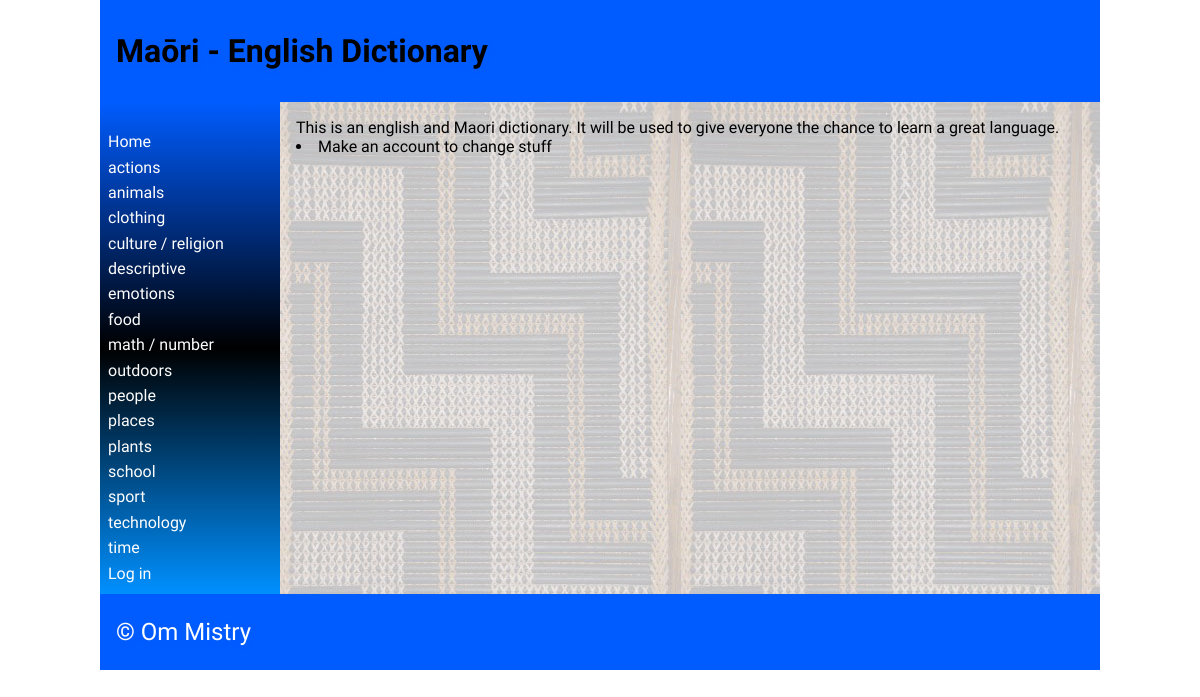
The page / on the database its author committed.
### tables this page shows
CREATE TABLE "category"
(
	id INTEGER
		constraint category_pk
			primary key autoincrement,
	category_name varchar(69) not null
);

### app.py (the view)
@app.route('/')
def render_homepage():
    print("loading home page")
    return render_template('home.html', logged_in=is_logged_in(), categories=fetch_categories())

### app.py (called while the page is built)
def create_connection(db_file):
    try:
        connection = sqlite3.connect(db_file)
        return connection
    except Error as e:
        print(e)
    return None

def fetch_categories():
    con = create_connection(DB_NAME)
    query = "SELECT id, category_name FROM category"
    cur = con.cursor()
    cur.execute(query)
    categories = cur.fetchall()
    con.close()
    return categories

def is_logged_in():
    if session.get("email") is None:
        print("not logged in")
        return False
    else:
        print("logged in")
        return True

### templates/home.html (shortened to what this page needs)
{% extends 'base.html' %}
{% block heading %}Maōri - English Dictionary{% endblock %}
{% block main %}
This is an english and Maori dictionary. It will be used to give everyone the chance to learn a great language.
{% if logged_in %}
    <li>You are logged in</li>
        <form class="dataForm" method="POST">
    <div class="form-group">
            <div class="form-label"><label for="category">Add a category:</label></div>
            <div class="form-element"><input name="category" id="category" type="category"></div>
        </div>
    <div class="form-group">
        <div class="form-element"><input type="submit"></div>
    </div>
{% else %}
    <li>Make an account to change stuff</li>
{% endif %}
{% endblock %}

### templates/base.html (shortened to what this page needs)
<!doctype html>
<html lang="en">
<head>
   <link href="{{ url_for('static', filename='css/style.css') }}" rel="stylesheet">
</head>
<body>
   <div id="container">
      <header>
         <h1>{% block heading %}{% endblock %}</h1>
      </header>
      <nav>
         <ul>
                <li><a href="\">Home</a></li>
                {% for category in categories %}
                <li><a href="/categories/{{ category[0] }}">{{category[1]}}</a></li>
                {% endfor %}
         <li>
             {% if logged_in %}<a href="/logout">Log out</a>{% else %}
             <a href="/login">Log in</a></li>{% endif %}
         </ul>
      </nav>
      <main>
            {% block main%}{% endblock %}
      </main>
      <footer>
         <p>
            &copy; Om Mistry
         </p>
      </footer>
   </div>
</body>
</html>

### static/css/style.css (style rules this page uses)
* { font-family: Comfortaa, sans-serif; margin: 0; padding: 0; box-sizing: border-box; }
#container { display: grid; grid-template-columns: 75px auto; grid-template-areas: 'nav header' 'main main' 'footer footer'; }
header { grid-area: header; background-color: #005cff; padding: 1rem; }
nav { grid-area: nav; }
main { grid-area: main; padding: 1rem; background-color: #005cff; }
h1, h2, h3, h4 { padding: 1rem 0; font-family: 'Suez One', serif; color: #000000; text-shadow: 2px 2px 4px #005cff; }
p { padding: 0.5rem 0; }
a { color: #ffffff; }
footer { grid-area: footer; padding: 1rem; background-color: #005cff; }
footer p { color: #ffffff; text-shadow: 2px 2px 4px #005cff; font-size: 1.5rem; }
@media only screen and (min-width: 768px) { #container { grid-template-columns: 180px auto; grid-template-areas: 'header header' 'nav main' 'footer footer'; } }
@media only screen and (min-width: 768px) { nav { background: linear-gradient(180deg, rgb(0, 92, 255) 0%, rgb(0, 0, 0) 50%, rgb(0, 144, 255) 100%); padding: 0.5rem; } }
@media only screen and (min-width: 768px) { nav ul { list-style: none; } }
@media only screen and (min-width: 768px) { nav li { padding: 0.2rem 0; } }
@media only screen and (min-width: 768px) { nav a { color: #fdfdfd; text-decoration: none; } }
@media only screen and (min-width: 768px) { main { background-image: url('/poutama.jpg'); } }
@media only screen and (min-width: 1000px) { #container { width: 1000px; margin: auto; } }

### rows shown on the page
category: category_name "actions"
category: category_name "animals"
category: category_name "clothing"
category: category_name "culture / religion"
category: category_name "descriptive"
category: category_name "emotions"
category: category_name "food"
category: category_name "math / number"
category: category_name "outdoors"
category: category_name "people"
category: category_name "places"
category: category_name "plants"
category: category_name "school"
category: category_name "sport"
category: category_name "technology"
category: category_name "time"
